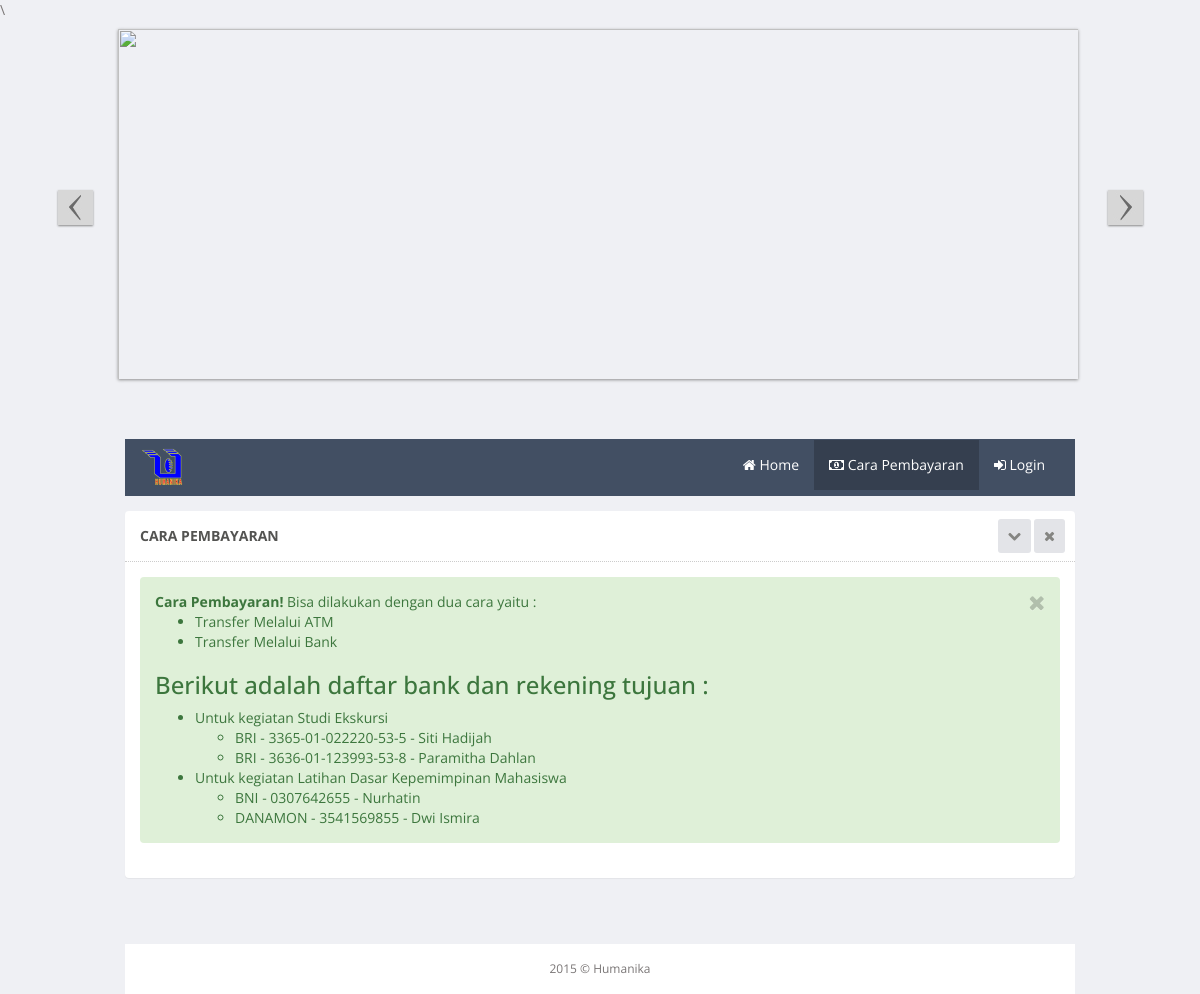
Page /pendaftaran/cara-pembayaran.php?tahun=2015 (signed in) on the committed database.
### tables this page shows
CREATE TABLE IF NOT EXISTS `referensi_bank` (
  `no_rekening` varchar(20) NOT NULL,
  `id_detail` int(11) NOT NULL,
  `nama_bank` varchar(15) NOT NULL,
  `nama_pemilik` varchar(50) NOT NULL,
  PRIMARY KEY (`no_rekening`),
  KEY `id_detail` (`id_detail`)
);

### controller/koneksi.php (called while the page is built, shortened)
<?php
class Database {
    private static $dbName = 'humanika' ;
    private static $dbHost = 'localhost' ;
    private static $dbUsername = 'root';
    private static $dbUserPassword = 'rizalex';
    private static $con = null;
    public static function connect() {
        if ( null == self::$con ) {
            try {
                self::$con =  new PDO( "mysql:host=".self::$dbHost.";"."dbname=".self::$dbName,
                        self::$dbUsername, self::$dbUserPassword);
            }
            catch(PDOException $e) {
                die($e->getMessage());
            }
        }
        return self::$con;
    }
}
?>

### controller/bank-control.php (called while the page is built, shortened)
<?php
include_once 'koneksi.php';
class BankController {
    private $koneksi;
    public function __construct() {
        $this->koneksi = Database::connect();
    }
	public function DaftarBankSE($tahun) {
        try {
            $sst = $this->koneksi->prepare("SELECT * FROM referensi_bank natural join keg_jenis_detail natural join keg_jenis where ket='SE' && tahun='$tahun'");
            $sst->execute();
            return $r = $sst->fetchAll(PDO::FETCH_OBJ);
            $this->koneksi = Database::disconnect();
        } catch (PDOException $exc) {
            echo $exc->getMessage();
        }
    }
	public function DaftarBankLDKM($tahun) {
        try {
            $sst = $this->koneksi->prepare("SELECT * FROM referensi_bank natural join keg_jenis_detail natural join keg_jenis where ket='LDKM' && tahun='$tahun'");
            $sst->execute();
            return $r = $sst->fetchAll(PDO::FETCH_OBJ);
            $this->koneksi = Database::disconnect();
        } catch (PDOException $exc) {
            echo $exc->getMessage();
        }
    }
}
?>

### pendaftaran/cara-pembayaran.php (the view, shortened to what this page needs)
<?php
$thn=$_GET['tahun'];
include '../controller/konversi.php';
?>
<!DOCTYPE HTML>
<html lang="en-US">
<head>
  <link href="../css/style.css" rel="stylesheet">
  <link href="../css/style-responsive.css" rel="stylesheet">
  <link rel="stylesheet" type="text/css" href="../css/style1.css" media="all" />\
  <link href="../js/advanced-datatable/css/demo_page.css" rel="stylesheet" />
  <link href="../js/advanced-datatable/css/demo_table.css" rel="stylesheet" />
  <link rel="stylesheet" href="../js/data-tables/DT_bootstrap.css" />
</head>
<body class="bk">
<section>
   <div id="cycle-wrapperr">
    <div id="sliderholder-cycle">
		<img src="../js/style/images/art/3.jpg" width="965" height="385" />
	</div>
    <div class="sliderdir"> <a href="#"><span class="sliderprev">Prev</span></a> <a href="#"><span class="slidernext">Next</span></a> </div>
  </div>
  <div class="horizontal-menu-page">
  <nav class=" navbar navbar-default" role="navigation">
        <div class="container-fluid">
		<div class="navbar-header">
                <a class="navbar-brand" href="index.php">
                    <img src="../images/hm.png" alt="">
                </a>
        </div>
		<div class="collapse navbar-collapse" id="bs-example-navbar-collapse-">
                <ul class="nav navbar-nav navbar-right">
					<?php if(empty($_SESSION['jenis'])) {
					?> <li><a href="index.php"><i class="fa fa-home"></i>  Home</a></li>
					<li  class="active"><a href="cara-pembayaran.php"><i class="fa fa-money"></i>  Cara Pembayaran</a></li>
					<li><a href="login.php"><i class="fa fa-sign-in"></i>  Login</a></li>
					<?php } ?>
                </ul>
            </div>
        </div>
  </nav>
		<div class="wrapper">
			<div class="row">
				<div class="col-md-14">
				<section class="panel">
					<header class="panel-heading">
						Cara Pembayaran
						<span class="tools pull-right">
							<a href="javascript:;" class="fa fa-chevron-down"></a>
							<a href="javascript:;" class="fa fa-times"></a>
						</span>
					</header>
					<?php
							include_once '../controller/bank-control.php';
							$client = new BankController();
							$se = $client->DaftarBankSE($thn);
							$ldkm = $client->DaftarBankLDKM($thn);
						?>
					<div class="panel-body">
						<div class="alert alert-block alert-success fade in">
							<button type="button" class="close close-sm" data-dismiss="alert">
							<i class="fa fa-times"></i>
							</button>
							<strong>Cara Pembayaran!</strong> Bisa dilakukan dengan dua cara yaitu :</br>
							<ul>
								<li>Transfer Melalui ATM</li>
								<li>Transfer Melalui Bank</li>
							</ul>
									<h3>Berikut adalah daftar bank dan rekening tujuan :</h3>
									<ul>
										<li>Untuk kegiatan Studi Ekskursi
											<ul><?php
												foreach($se as $data){
												echo"<li>$data->nama_bank - $data->no_rekening - $data->nama_pemilik</li>";
												}
											?>
											</ul>
										</li>
										<li>Untuk kegiatan Latihan Dasar Kepemimpinan Mahasiswa
											<ul><?php
												foreach($ldkm as $data){
												echo"<li>$data->nama_bank - $data->no_rekening - $data->nama_pemilik</li>";
												}
											?>
											</ul>
										</li>
									</ul>
						</div>
					</div>
				</section>
				</div>
			</div>
		</div>
        <footer><center>
            2015 &copy; Humanika
        </center></footer>
</body>
</html>

### css/style1.css (style rules this page uses)
#cycle-wrapperr { position: relative; width:965px; height: 350px; margin: 0 auto 60px; }
#sliderholder-cycle { width:960px; height: 350px; overflow: hidden; background:transparent; -moz-box-shadow: 0px 1px 3px #8e8e8e; -webkit-box-shadow: 0px 1px 3px #8e8e8e; box-shadow: 0px 1px 3px #8e8e8e; }
.sliderprev, .slidernext { display:block; width:35px; height:35px; background:url(../images/slider-arrows.jpg) no-repeat; text-indent:-9999px; border:0; cursor: pointer; position: absolute; -moz-box-shadow: 0px 1px 2px #888; -webkit-box-shadow: 0px 1px 2px #888; box-shadow: 0px 1px 2px #888; }
.slidernext { background-position: right top; right: -60px; top: 46%; }
.sliderprev { background-position: left top; left: -60px; top: 46%; }

### rows in the picture
referensi_bank: nama_bank "BRI", no_rekening "3365-01-022220-53-5", nama_pemilik "Siti Hadijah"
referensi_bank: nama_bank "BRI", no_rekening "3636-01-123993-53-8", nama_pemilik "Paramitha Dahlan"
referensi_bank: nama_bank "BNI", no_rekening "0307642655", nama_pemilik "Nurhatin"
referensi_bank: nama_bank "DANAMON", no_rekening "3541569855", nama_pemilik "Dwi Ismira"
